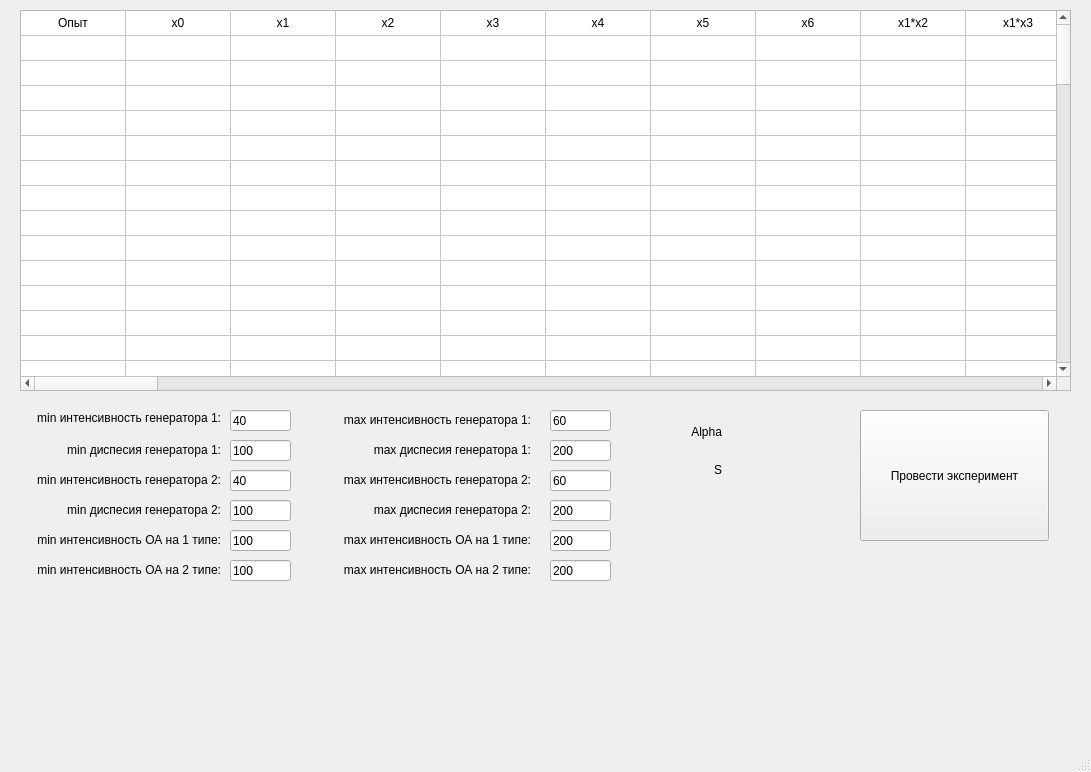
<?xml version="1.0" encoding="UTF-8"?>
<ui version="4.0">
 <class>MainWindow</class>
 <widget class="QMainWindow" name="MainWindow">
  <property name="geometry">
   <rect>
    <x>0</x>
    <y>0</y>
    <width>1091</width>
    <height>772</height>
   </rect>
  </property>
  <property name="windowTitle">
   <string>Однородный центрально-композиционный план</string>
  </property>
  <widget class="QWidget" name="centralwidget">
   <widget class="QWidget" name="layoutWidget">
    <property name="geometry">
     <rect>
      <x>20</x>
      <y>10</y>
      <width>1051</width>
      <height>381</height>
     </rect>
    </property>
    <layout class="QGridLayout" name="gridLayout_3">
     <item row="0" column="0">
      <widget class="QTableWidget" name="table_plan">
       <property name="rowCount">
        <number>79</number>
       </property>
       <property name="columnCount">
        <number>74</number>
       </property>
       <attribute name="horizontalHeaderVisible">
        <bool>false</bool>
       </attribute>
       <attribute name="horizontalHeaderDefaultSectionSize">
        <number>105</number>
       </attribute>
       <attribute name="verticalHeaderVisible">
        <bool>false</bool>
       </attribute>
       <attribute name="verticalHeaderDefaultSectionSize">
        <number>25</number>
       </attribute>
       <row/>
       <row/>
       <row/>
       <row/>
       <row/>
       <row/>
       <row/>
       <row/>
       <row/>
       <row/>
       <row/>
       <row/>
       <row/>
       <row/>
       <row/>
       <row/>
       <row/>
       <row/>
       <row/>
       <row/>
       <row/>
       <row/>
       <row/>
       <row/>
       <row/>
       <row/>
       <row/>
       <row/>
       <row/>
       <row/>
       <row/>
       <row/>
       <row/>
       <row/>
       <row/>
       <row/>
       <row/>
       <row/>
       <row/>
       <row/>
       <row/>
       <row/>
       <row/>
       <row/>
       <row/>
       <row/>
       <row/>
       <row/>
       <row/>
       <row/>
       <row/>
       <row/>
       <row/>
       <row/>
       <row/>
       <row/>
       <row/>
       <row/>
       <row/>
       <row/>
       <row/>
       <row/>
       <row/>
       <row/>
       <row/>
       <row/>
       <row/>
       <row/>
       <row/>
       <row/>
       <row/>
       <row/>
       <row/>
       <row/>
       <row/>
       <row/>
       <row/>
       <row/>
       <row/>
       <column/>
       <column/>
       <column/>
       <column/>
       <column/>
       <column/>
       <column/>
       <column/>
       <column/>
       <column/>
       <column/>
       <column/>
       <column/>
       <column/>
       <column/>
       <column/>
       <column/>
       <column/>
       <column/>
       <column/>
       <column/>
       <column/>
       <column/>
       <column/>
       <column/>
       <column/>
       <column/>
       <column/>
       <column/>
       <column/>
       <column/>
       <column/>
       <column/>
       <column/>
       <column/>
       <column/>
       <column/>
       <column/>
       <column/>
       <column/>
       <column/>
       <column/>
       <column/>
       <column/>
       <column/>
       <column/>
       <column/>
       <column/>
       <column/>
       <column/>
       <column/>
       <column/>
       <column/>
       <column/>
       <column/>
       <column/>
       <column/>
       <column/>
       <column/>
       <column/>
       <column/>
       <column/>
       <column/>
       <column/>
       <column/>
       <column/>
       <column/>
       <column/>
       <column/>
       <column/>
       <column/>
       <column/>
       <column/>
       <column/>
       <item row="0" column="0">
        <property name="text">
         <string>Опыт</string>
        </property>
        <property name="textAlignment">
         <set>AlignCenter</set>
        </property>
       </item>
       <item row="0" column="1">
        <property name="text">
         <string>x0</string>
        </property>
        <property name="textAlignment">
         <set>AlignCenter</set>
        </property>
       </item>
       <item row="0" column="2">
        <property name="text">
         <string>x1</string>
        </property>
        <property name="textAlignment">
         <set>AlignCenter</set>
        </property>
       </item>
       <item row="0" column="3">
        <property name="text">
         <string>x2</string>
        </property>
        <property name="textAlignment">
         <set>AlignCenter</set>
        </property>
       </item>
       <item row="0" column="4">
        <property name="text">
         <string>x3</string>
        </property>
        <property name="textAlignment">
         <set>AlignCenter</set>
        </property>
       </item>
       <item row="0" column="5">
        <property name="text">
         <string>x4</string>
        </property>
        <property name="textAlignment">
         <set>AlignCenter</set>
        </property>
       </item>
       <item row="0" column="6">
        <property name="text">
         <string>x5</string>
        </property>
        <property name="textAlignment">
         <set>AlignCenter</set>
        </property>
       </item>
       <item row="0" column="7">
        <property name="text">
         <string>x6</string>
        </property>
        <property name="textAlignment">
         <set>AlignCenter</set>
        </property>
       </item>
       <item row="0" column="8">
        <property name="text">
         <string>x1*x2</string>
        </property>
        <property name="textAlignment">
         <set>AlignCenter</set>
        </property>
       </item>
       <item row="0" column="9">
        <property name="text">
         <string>x1*x3</string>
        </property>
        <property name="textAlignment">
         <set>AlignCenter</set>
        </property>
       </item>
       <item row="0" column="10">
        <property name="text">
         <string>x1*x4</string>
        </property>
        <property name="textAlignment">
         <set>AlignCenter</set>
        </property>
       </item>
       <item row="0" column="11">
        <property name="text">
         <string>x1*x5</string>
        </property>
        <property name="textAlignment">
         <set>AlignCenter</set>
        </property>
       </item>
       <item row="0" column="12">
        <property name="text">
         <string>x1*x6</string>
        </property>
        <property name="textAlignment">
         <set>AlignCenter</set>
        </property>
       </item>
       <item row="0" column="13">
        <property name="text">
         <string>x2*x3</string>
        </property>
        <property name="textAlignment">
         <set>AlignCenter</set>
        </property>
       </item>
       <item row="0" column="14">
        <property name="text">
         <string>x2*x4</string>
        </property>
       </item>
       <item row="0" column="15">
        <property name="text">
         <string>x2*x5</string>
        </property>
       </item>
       <item row="0" column="16">
        <property name="text">
         <string>x2*x6</string>
        </property>
       </item>
       <item row="0" column="17">
        <property name="text">
         <string>x3*x4</string>
        </property>
       </item>
       <item row="0" column="18">
        <property name="text">
         <string>x3*x5</string>
        </property>
       </item>
       <item row="0" column="19">
        <property name="text">
         <string>x3*x6</string>
        </property>
       </item>
       <item row="0" column="20">
        <property name="text">
         <string>x4*x5</string>
        </property>
       </item>
       <item row="0" column="21">
        <property name="text">
         <string>x4*x6</string>
        </property>
       </item>
       <item row="0" column="22">
        <property name="text">
         <string>x5*x6</string>
        </property>
       </item>
       <item row="0" column="23">
        <property name="text">
         <string>x1*x2*x3</string>
        </property>
       </item>
       <item row="0" column="24">
        <property name="text">
         <string>x1*x2*x4</string>
        </property>
       </item>
       <item row="0" column="25">
        <property name="text">
         <string>x1*x2*x5</string>
        </property>
       </item>
       <item row="0" column="26">
        <property name="text">
         <string>x1*x2*x6</string>
        </property>
       </item>
       <item row="0" column="27">
        <property name="text">
         <string>x1*x3*x4</string>
        </property>
       </item>
       <item row="0" column="28">
        <property name="text">
         <string>x1*x3*x5</string>
        </property>
       </item>
       <item row="0" column="29">
        <property name="text">
         <string>x1*x3*x6</string>
        </property>
       </item>
       <item row="0" column="30">
        <property name="text">
         <string>x1*x4*x5</string>
        </property>
       </item>
       <item row="0" column="31">
        <property name="text">
         <string>x1*x4*x6</string>
        </property>
       </item>
       <item row="0" column="32">
        <property name="text">
         <string>x1*x5*x6</string>
        </property>
       </item>
       <item row="0" column="33">
        <property name="text">
         <string>x2*x3*x4</string>
        </property>
       </item>
       <item row="0" column="34">
        <property name="text">
         <string>x2*x3*x5</string>
        </property>
       </item>
       <item row="0" column="35">
        <property name="text">
         <string>x2*x3*x6</string>
        </property>
       </item>
       <item row="0" column="36">
        <property name="text">
         <string>x2*x4*x5</string>
        </property>
       </item>
       <item row="0" column="37">
        <property name="text">
         <string>x2*x4*x6</string>
        </property>
       </item>
       <item row="0" column="38">
        <property name="text">
         <string>x2*x5*x6</string>
        </property>
       </item>
       <item row="0" column="39">
        <property name="text">
         <string>x3*x4*x5</string>
        </property>
       </item>
       <item row="0" column="40">
        <property name="text">
         <string>x3*x4*x6</string>
        </property>
       </item>
       <item row="0" column="41">
        <property name="text">
         <string>x3*x5*x6</string>
        </property>
       </item>
       <item row="0" column="42">
        <property name="text">
         <string>x4*x5*x6</string>
        </property>
       </item>
       <item row="0" column="43">
        <property name="text">
         <string>x1*x2*x3*x4</string>
        </property>
       </item>
       <item row="0" column="44">
        <property name="text">
         <string>x1*x2*x3*x5</string>
        </property>
       </item>
       <item row="0" column="45">
        <property name="text">
         <string>x1*x2*x3*x6</string>
        </property>
       </item>
       <item row="0" column="46">
        <property name="text">
         <string>x1*x2*x4*x5</string>
        </property>
       </item>
       <item row="0" column="47">
        <property name="text">
         <string>x1*x2*x4*x6</string>
        </property>
       </item>
       <item row="0" column="48">
        <property name="text">
         <string>x1*x2*x5*x6</string>
        </property>
       </item>
       <item row="0" column="49">
        <property name="text">
         <string>x1*x3*x4*x5</string>
        </property>
       </item>
       <item row="0" column="50">
        <property name="text">
         <string>x1*x3*x4*x6</string>
        </property>
       </item>
       <item row="0" column="51">
        <property name="text">
         <string>x1*x3*x5*x6</string>
        </property>
       </item>
       <item row="0" column="52">
        <property name="text">
         <string>x1*x4*x5*x6</string>
        </property>
       </item>
       <item row="0" column="53">
        <property name="text">
         <string>x2*x3*x4*x5</string>
        </property>
       </item>
       <item row="0" column="54">
        <property name="text">
         <string>x2*x3*x4*x6</string>
        </property>
       </item>
       <item row="0" column="55">
        <property name="text">
         <string>x2*x3*x5*x6</string>
        </property>
       </item>
       <item row="0" column="56">
        <property name="text">
         <string>x2*x4*x5*x6</string>
        </property>
       </item>
       <item row="0" column="57">
        <property name="text">
         <string>x3*x4*x5*x6</string>
        </property>
       </item>
       <item row="0" column="58">
        <property name="text">
         <string>x1*x2*x3*x4*x5</string>
        </property>
       </item>
       <item row="0" column="59">
        <property name="text">
         <string>x1*x2*x3*x4*x6</string>
        </property>
       </item>
       <item row="0" column="60">
        <property name="text">
         <string>x1*x2*x3*x5*x6</string>
        </property>
       </item>
       <item row="0" column="61">
        <property name="text">
         <string>x1*x2*x4*x5*x6</string>
        </property>
       </item>
       <item row="0" column="62">
        <property name="text">
         <string>x1*x3*x4*x5*x6</string>
        </property>
       </item>
       <item row="0" column="63">
        <property name="text">
         <string>x2*x3*x4*x5*x6</string>
        </property>
       </item>
       <item row="0" column="64">
        <property name="text">
         <string>x1*x2*x3*x4*x5*x6</string>
        </property>
       </item>
       <item row="0" column="65">
        <property name="text">
         <string>x1^2 - S</string>
        </property>
       </item>
       <item row="0" column="66">
        <property name="text">
         <string>x2^2 - S</string>
        </property>
       </item>
       <item row="0" column="67">
        <property name="text">
         <string>x3^2 - S</string>
        </property>
       </item>
       <item row="0" column="68">
        <property name="text">
         <string>x4^2 - S</string>
        </property>
       </item>
       <item row="0" column="69">
        <property name="text">
         <string>x5^2 - S</string>
        </property>
       </item>
       <item row="0" column="70">
        <property name="text">
         <string>x6^2 - S</string>
        </property>
       </item>
       <item row="0" column="71">
        <property name="text">
         <string>Y</string>
        </property>
       </item>
       <item row="0" column="72">
        <property name="text">
         <string>Yр</string>
        </property>
       </item>
       <item row="0" column="73">
        <property name="text">
         <string>|Y-Yр|</string>
        </property>
       </item>
       <item row="1" column="0">
        <property name="text">
         <string/>
        </property>
        <property name="textAlignment">
         <set>AlignCenter</set>
        </property>
       </item>
       <item row="2" column="0">
        <property name="text">
         <string/>
        </property>
       </item>
       <item row="3" column="0">
        <property name="text">
         <string/>
        </property>
       </item>
       <item row="4" column="0">
        <property name="text">
         <string/>
        </property>
       </item>
       <item row="5" column="0">
        <property name="text">
         <string/>
        </property>
       </item>
       <item row="6" column="0">
        <property name="text">
         <string/>
        </property>
       </item>
       <item row="7" column="0">
        <property name="text">
         <string/>
        </property>
       </item>
      </widget>
     </item>
    </layout>
   </widget>
   <widget class="QPushButton" name="btn_do_plan">
    <property name="geometry">
     <rect>
      <x>860</x>
      <y>410</y>
      <width>189</width>
      <height>131</height>
     </rect>
    </property>
    <property name="text">
     <string>Провести эксперимент</string>
    </property>
   </widget>
   <widget class="QWidget" name="layoutWidget">
    <property name="geometry">
     <rect>
      <x>630</x>
      <y>410</y>
      <width>189</width>
      <height>70</height>
     </rect>
    </property>
    <layout class="QGridLayout" name="gridLayout">
     <item row="0" column="1">
      <widget class="QLabel" name="label_a">
       <property name="text">
        <string/>
       </property>
      </widget>
     </item>
     <item row="0" column="0">
      <widget class="QLabel" name="label_37">
       <property name="text">
        <string>Alpha</string>
       </property>
       <property name="alignment">
        <set>Qt::AlignRight|Qt::AlignTrailing|Qt::AlignVCenter</set>
       </property>
      </widget>
     </item>
     <item row="1" column="1">
      <widget class="QLabel" name="label_length">
       <property name="minimumSize">
        <size>
         <width>0</width>
         <height>0</height>
        </size>
       </property>
       <property name="text">
        <string/>
       </property>
      </widget>
     </item>
     <item row="1" column="0">
      <widget class="QLabel" name="label_2">
       <property name="maximumSize">
        <size>
         <width>195</width>
         <height>20</height>
        </size>
       </property>
       <property name="text">
        <string>S</string>
       </property>
       <property name="alignment">
        <set>Qt::AlignRight|Qt::AlignTrailing|Qt::AlignVCenter</set>
       </property>
      </widget>
     </item>
    </layout>
   </widget>
   <widget class="QLineEdit" name="entry_gen1_int_min">
    <property name="geometry">
     <rect>
      <x>230</x>
      <y>410</y>
      <width>61</width>
      <height>21</height>
     </rect>
    </property>
    <property name="text">
     <string>40</string>
    </property>
   </widget>
   <widget class="QLineEdit" name="entry_gen1_int_max">
    <property name="geometry">
     <rect>
      <x>550</x>
      <y>410</y>
      <width>61</width>
      <height>21</height>
     </rect>
    </property>
    <property name="text">
     <string>60</string>
    </property>
   </widget>
   <widget class="QLineEdit" name="entry_gen2_int_min">
    <property name="geometry">
     <rect>
      <x>230</x>
      <y>470</y>
      <width>61</width>
      <height>21</height>
     </rect>
    </property>
    <property name="text">
     <string>40</string>
    </property>
   </widget>
   <widget class="QLineEdit" name="entry_gen2_int_max">
    <property name="geometry">
     <rect>
      <x>550</x>
      <y>470</y>
      <width>61</width>
      <height>21</height>
     </rect>
    </property>
    <property name="text">
     <string>60</string>
    </property>
   </widget>
   <widget class="QLineEdit" name="entry_proc1_int_min">
    <property name="geometry">
     <rect>
      <x>230</x>
      <y>530</y>
      <width>61</width>
      <height>21</height>
     </rect>
    </property>
    <property name="text">
     <string>100</string>
    </property>
   </widget>
   <widget class="QLineEdit" name="entry_proc1_int_max">
    <property name="geometry">
     <rect>
      <x>550</x>
      <y>530</y>
      <width>61</width>
      <height>21</height>
     </rect>
    </property>
    <property name="text">
     <string>200</string>
    </property>
   </widget>
   <widget class="QLineEdit" name="entry_proc1_dev_min">
    <property name="geometry">
     <rect>
      <x>230</x>
      <y>440</y>
      <width>61</width>
      <height>21</height>
     </rect>
    </property>
    <property name="text">
     <string>100</string>
    </property>
   </widget>
   <widget class="QLineEdit" name="entry_proc1_dev_max">
    <property name="geometry">
     <rect>
      <x>550</x>
      <y>440</y>
      <width>61</width>
      <height>21</height>
     </rect>
    </property>
    <property name="text">
     <string>200</string>
    </property>
   </widget>
   <widget class="QLineEdit" name="entry_proc2_int_min">
    <property name="geometry">
     <rect>
      <x>230</x>
      <y>560</y>
      <width>61</width>
      <height>21</height>
     </rect>
    </property>
    <property name="text">
     <string>100</string>
    </property>
   </widget>
   <widget class="QLineEdit" name="entry_proc2_int_max">
    <property name="geometry">
     <rect>
      <x>550</x>
      <y>560</y>
      <width>61</width>
      <height>21</height>
     </rect>
    </property>
    <property name="text">
     <string>200</string>
    </property>
   </widget>
   <widget class="QLineEdit" name="entry_proc2_dev_min">
    <property name="geometry">
     <rect>
      <x>230</x>
      <y>500</y>
      <width>61</width>
      <height>21</height>
     </rect>
    </property>
    <property name="text">
     <string>100</string>
    </property>
   </widget>
   <widget class="QLineEdit" name="entry_proc2_dev_max">
    <property name="geometry">
     <rect>
      <x>550</x>
      <y>500</y>
      <width>61</width>
      <height>21</height>
     </rect>
    </property>
    <property name="text">
     <string>200</string>
    </property>
   </widget>
   <widget class="QLabel" name="label_34">
    <property name="geometry">
     <rect>
      <x>0</x>
      <y>410</y>
      <width>221</width>
      <height>16</height>
     </rect>
    </property>
    <property name="text">
     <string>min интенсивность генератора 1:</string>
    </property>
    <property name="alignment">
     <set>Qt::AlignRight|Qt::AlignTrailing|Qt::AlignVCenter</set>
    </property>
   </widget>
   <widget class="QLabel" name="label_35">
    <property name="geometry">
     <rect>
      <x>10</x>
      <y>470</y>
      <width>211</width>
      <height>20</height>
     </rect>
    </property>
    <property name="text">
     <string>min интенсивность генератора 2:</string>
    </property>
    <property name="alignment">
     <set>Qt::AlignRight|Qt::AlignTrailing|Qt::AlignVCenter</set>
    </property>
   </widget>
   <widget class="QLabel" name="label_36">
    <property name="geometry">
     <rect>
      <x>10</x>
      <y>530</y>
      <width>211</width>
      <height>20</height>
     </rect>
    </property>
    <property name="text">
     <string>min интенсивность ОА на 1 типе:</string>
    </property>
    <property name="alignment">
     <set>Qt::AlignRight|Qt::AlignTrailing|Qt::AlignVCenter</set>
    </property>
   </widget>
   <widget class="QLabel" name="label_38">
    <property name="geometry">
     <rect>
      <x>30</x>
      <y>440</y>
      <width>191</width>
      <height>20</height>
     </rect>
    </property>
    <property name="text">
     <string>min диспесия генератора 1:</string>
    </property>
    <property name="alignment">
     <set>Qt::AlignRight|Qt::AlignTrailing|Qt::AlignVCenter</set>
    </property>
   </widget>
   <widget class="QLabel" name="label_39">
    <property name="geometry">
     <rect>
      <x>10</x>
      <y>560</y>
      <width>211</width>
      <height>20</height>
     </rect>
    </property>
    <property name="text">
     <string>min интенсивность ОА на 2 типе:</string>
    </property>
    <property name="alignment">
     <set>Qt::AlignRight|Qt::AlignTrailing|Qt::AlignVCenter</set>
    </property>
   </widget>
   <widget class="QLabel" name="label_40">
    <property name="geometry">
     <rect>
      <x>20</x>
      <y>500</y>
      <width>201</width>
      <height>20</height>
     </rect>
    </property>
    <property name="text">
     <string>min диспесия генератора 2:</string>
    </property>
    <property name="alignment">
     <set>Qt::AlignRight|Qt::AlignTrailing|Qt::AlignVCenter</set>
    </property>
   </widget>
   <widget class="QLabel" name="label_41">
    <property name="geometry">
     <rect>
      <x>310</x>
      <y>410</y>
      <width>221</width>
      <height>20</height>
     </rect>
    </property>
    <property name="text">
     <string>max интенсивность генератора 1:</string>
    </property>
    <property name="alignment">
     <set>Qt::AlignRight|Qt::AlignTrailing|Qt::AlignVCenter</set>
    </property>
   </widget>
   <widget class="QLabel" name="label_42">
    <property name="geometry">
     <rect>
      <x>310</x>
      <y>470</y>
      <width>221</width>
      <height>20</height>
     </rect>
    </property>
    <property name="text">
     <string>max интенсивность генератора 2:</string>
    </property>
    <property name="alignment">
     <set>Qt::AlignRight|Qt::AlignTrailing|Qt::AlignVCenter</set>
    </property>
   </widget>
   <widget class="QLabel" name="label_43">
    <property name="geometry">
     <rect>
      <x>310</x>
      <y>530</y>
      <width>221</width>
      <height>20</height>
     </rect>
    </property>
    <property name="text">
     <string>max интенсивность ОА на 1 типе:</string>
    </property>
    <property name="alignment">
     <set>Qt::AlignRight|Qt::AlignTrailing|Qt::AlignVCenter</set>
    </property>
   </widget>
   <widget class="QLabel" name="label_44">
    <property name="geometry">
     <rect>
      <x>310</x>
      <y>440</y>
      <width>221</width>
      <height>20</height>
     </rect>
    </property>
    <property name="text">
     <string>max диспесия генератора 1:</string>
    </property>
    <property name="alignment">
     <set>Qt::AlignRight|Qt::AlignTrailing|Qt::AlignVCenter</set>
    </property>
   </widget>
   <widget class="QLabel" name="label_45">
    <property name="geometry">
     <rect>
      <x>310</x>
      <y>560</y>
      <width>221</width>
      <height>20</height>
     </rect>
    </property>
    <property name="text">
     <string>max интенсивность ОА на 2 типе:</string>
    </property>
    <property name="alignment">
     <set>Qt::AlignRight|Qt::AlignTrailing|Qt::AlignVCenter</set>
    </property>
   </widget>
   <widget class="QLabel" name="label_46">
    <property name="geometry">
     <rect>
      <x>310</x>
      <y>500</y>
      <width>221</width>
      <height>20</height>
     </rect>
    </property>
    <property name="text">
     <string>max диспесия генератора 2:</string>
    </property>
    <property name="alignment">
     <set>Qt::AlignRight|Qt::AlignTrailing|Qt::AlignVCenter</set>
    </property>
   </widget>
   <widget class="QLabel" name="label_y">
    <property name="geometry">
     <rect>
      <x>30</x>
      <y>600</y>
      <width>1031</width>
      <height>151</height>
     </rect>
    </property>
    <property name="text">
     <string/>
    </property>
   </widget>
  </widget>
  <widget class="QStatusBar" name="statusbar"/>
 </widget>
 <resources/>
 <connections/>
</ui>
